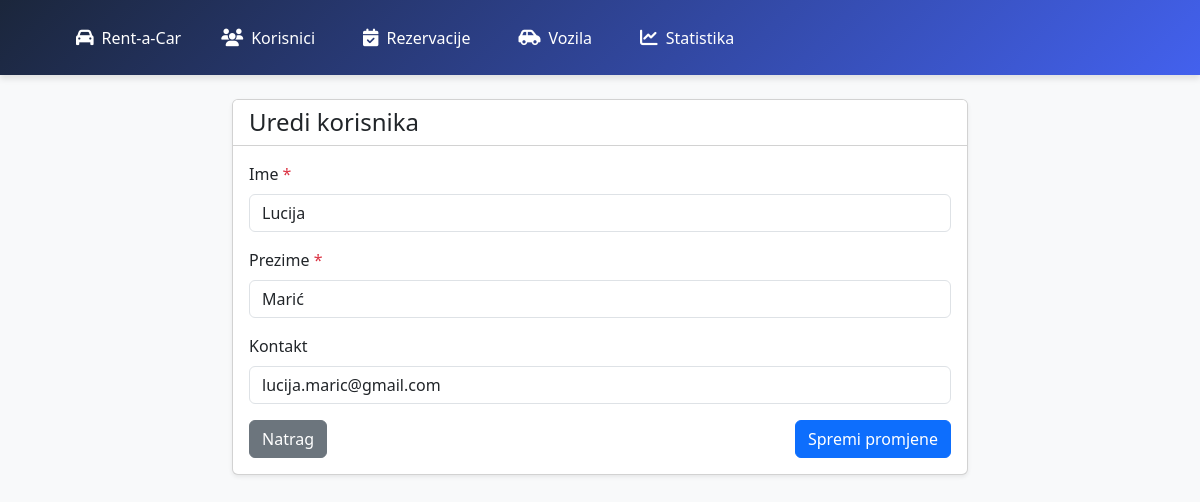
The page /uredi_korisnika.php?id=4 on the database its author committed.
### tables this page shows
CREATE TABLE `korisnici` (
  `IDKorisnici` int(11) NOT NULL,
  `ImeKorisnika` char(25) NOT NULL,
  `PrezimeKorisnika` char(25) NOT NULL,
  `KontaktKorisnika` char(40) DEFAULT NULL
);

### uredi_korisnika.php (the view, shortened to what this page needs)
<?php
include("db__connection.php");
if (isset($_GET['id'])) {
    $id = mysqli_real_escape_string($db, $_GET['id']);
    $query = "SELECT * FROM korisnici WHERE IDKorisnici = '$id'";
    $result = mysqli_query($db, $query);
    $korisnik = mysqli_fetch_assoc($result);
}
?>
<!doctype html>
<html lang="en">
<head>
    <link href="https://cdn.jsdelivr.net/npm/bootstrap@5.0.2/dist/css/bootstrap.min.css" rel="stylesheet">
    <link rel="stylesheet" href="https://cdnjs.cloudflare.com/ajax/libs/font-awesome/6.0.0/css/all.min.css">
</head>
<body class="bg-light">
<?php include("navigacija.php"); ?>
    <div class="container py-4">
        <div class="row justify-content-center">
            <div class="col-md-8">
                <div class="card shadow-sm">
                    <div class="card-header bg-white">
                        <h4 class="mb-0">Uredi korisnika</h4>
                    </div>
                    <div class="card-body">
                        <form method="POST">
                            <div class="mb-3">
                                <label class="form-label">Ime <span class="text-danger">*</span></label>
                                <input type="text" class="form-control" name="ime"
                                       value="<?= htmlspecialchars($korisnik['ImeKorisnika']) ?>"
                                       maxlength="25" required>
                            </div>
                            <div class="mb-3">
                                <label class="form-label">Prezime <span class="text-danger">*</span></label>
                                <input type="text" class="form-control" name="prezime"
                                       value="<?= htmlspecialchars($korisnik['PrezimeKorisnika']) ?>"
                                       maxlength="25" required>
                            </div>
                            <div class="mb-3">
                                <label class="form-label">Kontakt</label>
                                <input type="text" class="form-control" name="kontakt"
                                       value="<?= htmlspecialchars($korisnik['KontaktKorisnika'] ?? '') ?>"
                                       maxlength="40">
                            </div>
                            <div class="d-flex justify-content-between">
                                <a href="korisnici.php" class="btn btn-secondary">Natrag</a>
                                <button type="submit" class="btn btn-primary">Spremi promjene</button>
                            </div>
                        </form>
                    </div>
                </div>
            </div>
        </div>
    </div>
</body>
</html>

### navigacija.php (style rules this page uses)
:root { --primary-color: #4361ee; --secondary-color: #3f37c9; --accent-color: #4895ef; --dark-color: #1b263b; --light-color: #f8f9fa; --hover-color: #4cc9f0; --shadow: 0 4px 6px rgba(0, 0, 0, 0.1); --transition: all 0.3s ease; }
* { margin: 0; padding: 0; box-sizing: border-box; }
body { font-family: 'Segoe UI', Tahoma, Geneva, Verdana, sans-serif; }

### rows shown on the page
korisnici: ime "Lucija", prezime "Marić", kontakt "lucija.maric@gmail.com"
